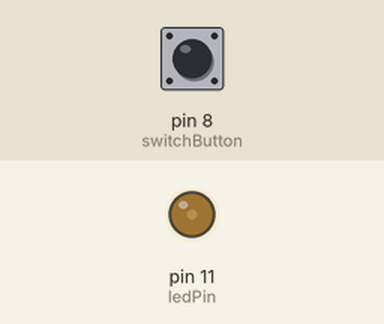
This sketch was run on a simulated Arduino Uno, built with avr-gcc and run on an emulated ATmega328P. Shown: output pins drawn as LEDs (lit = HIGH). The test bench sets the inputs (shaded band); at power-on: pin 8 (switchButton) HIGH.

Above: at 1.2 s.
1.3 s: pin 8 (switchButton) pulled LOW for 0.15 s
At 2.6 s:
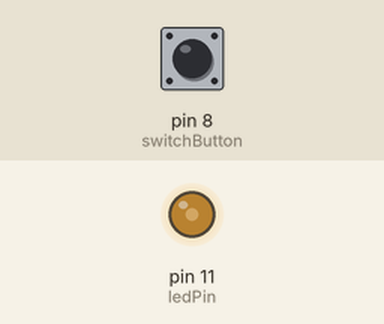
2.9 s: pin 8 (switchButton) pulled LOW for 1 s
At 5.1 s:
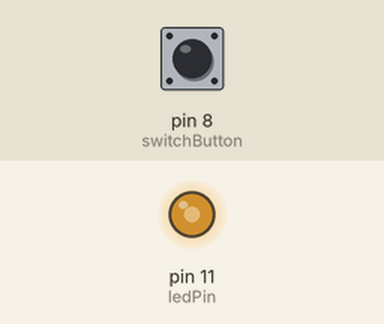
5.4 s: pin 8 (switchButton) pulled LOW for 0.15 s
At 5.8 s:
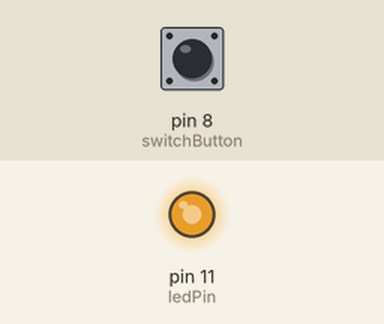
7.0 s: pin 8 (switchButton) pulsed LOW 5 times (0.12 s each, 0.3 s apart)
At 7.57 s:
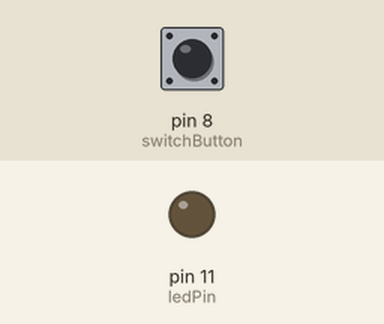
10.0 s: pin 8 (switchButton) pulled LOW for 3.2 s
At 14.6 s:
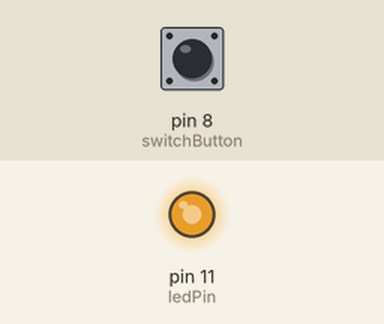
Timing chart, 0 to 15.7 s (numbered marks = the images above; inputs shaded):
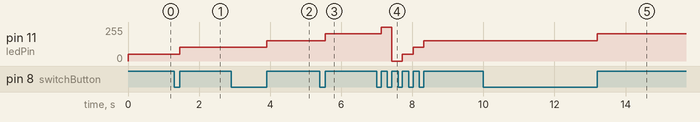

The sketch:

led_switchbutton2.ino
```cpp
/*
 *  Title: Press button for turn on the led.
 *  Author: Fernando Homem da Costa
 */

/*Global variables*/
int switchButton = 8;
int ledPin = 11;
boolean stateButton = LOW;
boolean currentButton = LOW;
int LedLevel = 0;
long currentMillis = 0;

void setup() {
  // put your setup code here, to run once:
  //intialize
  pinMode(switchButton, INPUT);
  pinMode(ledPin, OUTPUT);
}

boolean debounce(boolean last){
    boolean current = digitalRead(switchButton);
    long localMillis = millis();
    if(last != current){
       if(localMillis - currentMillis >= 5){
          current = digitalRead(switchButton);
       }
      }
     return current;
  }

void loop() {
  // put your main code here, to run repeatedly:
  currentMillis = millis();
  currentButton = debounce(stateButton);

  if (stateButton == LOW && currentButton == HIGH) {
    LedLevel = LedLevel + 51;
  }

   stateButton = currentButton;

   if(LedLevel > 255)
   LedLevel = 0;
   analogWrite(ledPin, LedLevel);
}
```

Measured:
- after the input at 1.3 s, pin 11 (ledPin): 51/255 → 102/255 after 0.15 s
- after the input at 2.9 s, pin 11 (ledPin): 102/255 → 153/255 after 1.0 s
- after the input at 5.4 s, pin 11 (ledPin): 153/255 → 204/255 after 0.15 s
- after the input at 7.0 s, pin 11 (ledPin): 204/255 → 255/255 after 0.12 s, → 0/255 0.30 s later, → 51/255 0.30 s later, → 102/255 0.30 s later, … (5 changes in this stretch)
- after the input at 10.0 s, pin 11 (ledPin): 153/255 → 204/255 after 3.2 s
